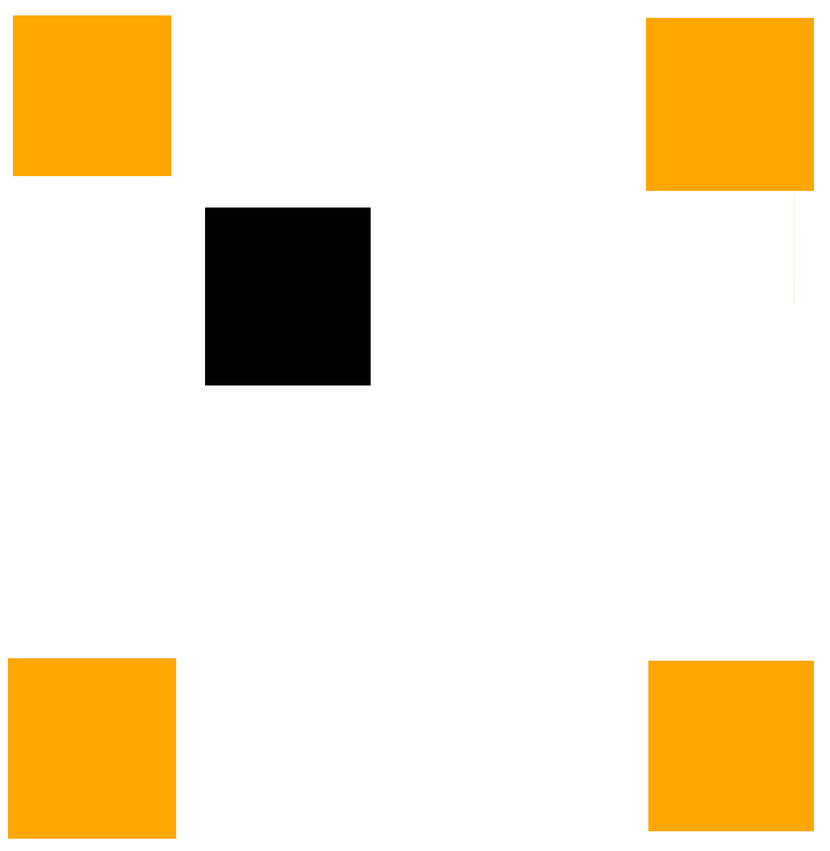
#> input picture driftator/driftator/affichage/models/balise/balise1.png, 830 x 851 px, shrunk from 1348 x 1382 before the run
$ python test.py
#> lines starting #> are read from the running program, lines starting #| are printed output that depends on the picture
from PIL import Image
import numpy as np


f = np.array(Image.open("driftator/driftator/affichage/models/balise/balise1.png").convert('HSV'))
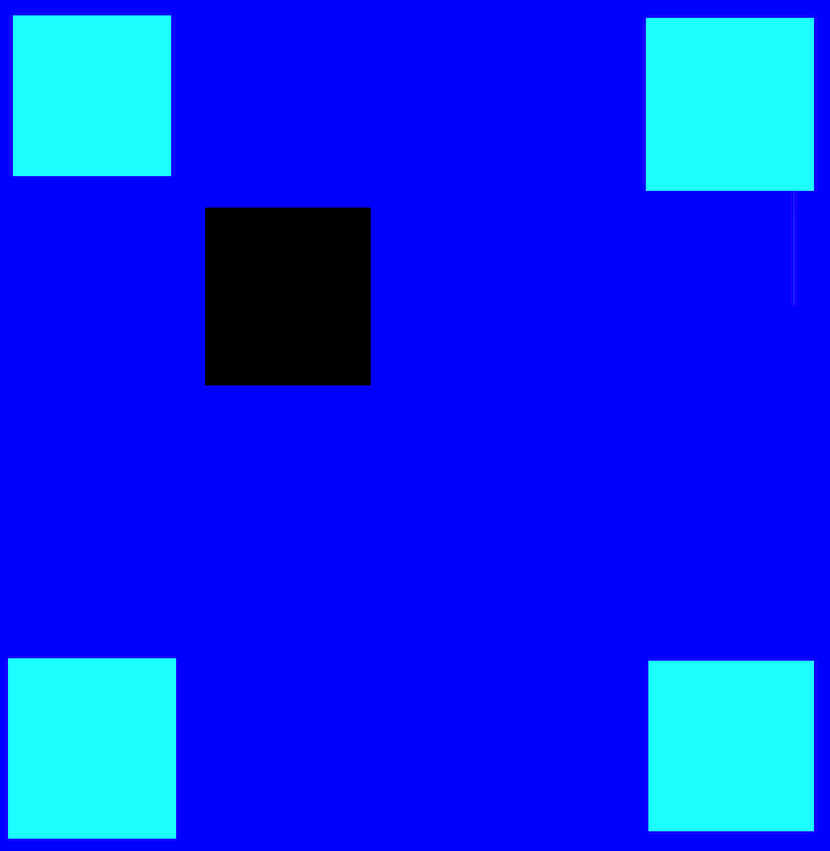
#> f: shape (851, 830, 3); mean R, G, B 4.5, 40.8, 244.4


x = len(f)
#> x = 851
y = len(f[0])
#> y = 830


print(f[int(x * 0.75)][int(y * 0.25)][0])
#| 0

$ run again, with driftator/driftator/affichage/models/balise/balise2.png copied over driftator/driftator/affichage/models/balise/balise1.png
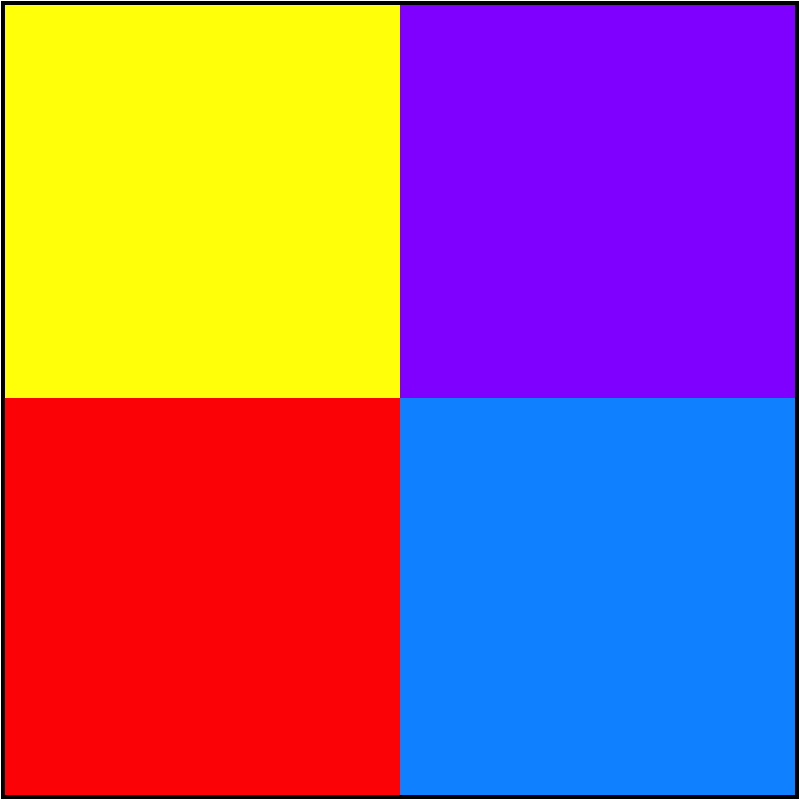
#> input picture driftator/driftator/affichage/models/balise/balise2.png, 800 x 800 px
#> `f = np.array(Image.open("driftator/driftator/affichage/models/balise/b..`:
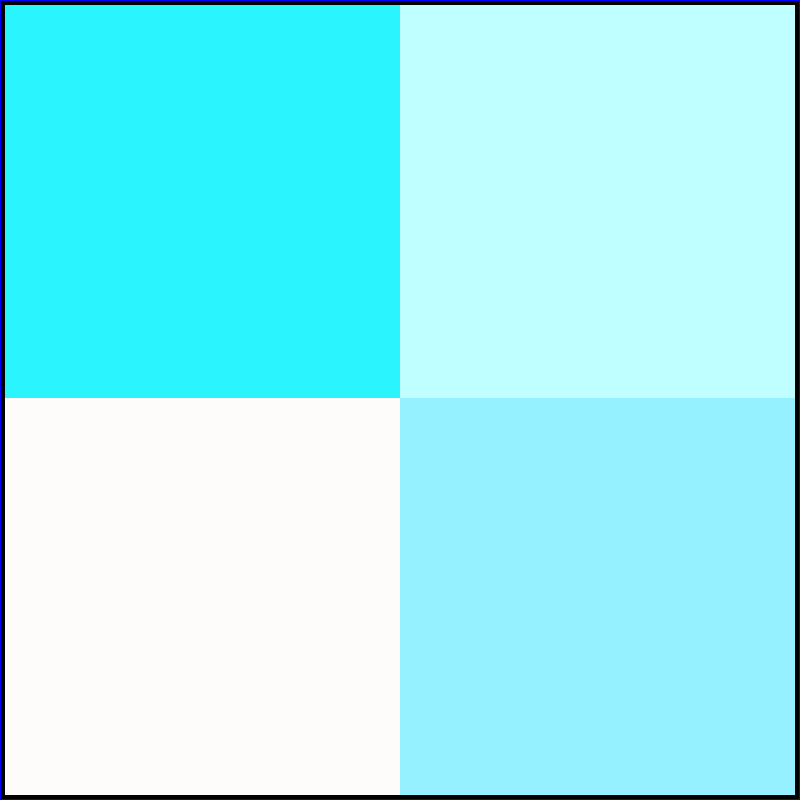
#> f: shape (800, 800, 3); mean R, G, B 155.3, 241.8, 249
#> x = 800
#| 254
